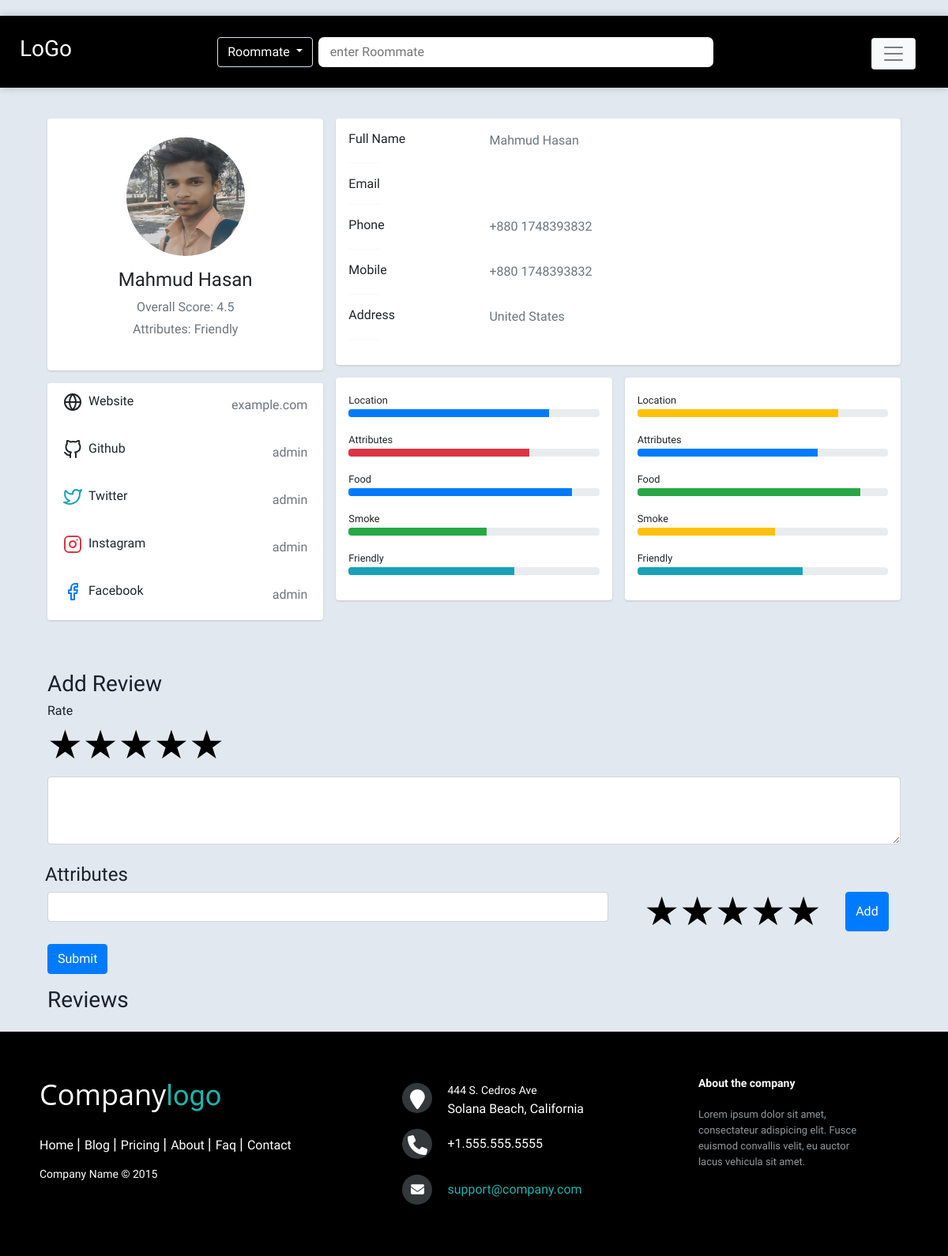
Screenshot of /profile/1 (signed in) with the database file from the repository.
### roommates/models.py (models this page shows, shortened)
class UserProfile(models.Model):
    user = models.OneToOneField('auth.User', on_delete=models.CASCADE, blank=True, null=True)
    full_name = models.CharField(max_length=100, blank=True)
    email = models.EmailField(max_length=100, blank=True)
    phone = models.CharField(max_length=20, blank=True)
    mobile = models.CharField(max_length=20, blank=True)
    address = models.TextField(blank=True)
    photo = models.ImageField(upload_to='profile_photos', blank=True)

class SocialMedia(models.Model):
    user = models.OneToOneField(UserProfile, on_delete=models.CASCADE)
    website = models.CharField(max_length=20, null=True, blank=True)
    github = models.CharField(max_length=20, null=True, blank=True)
    twitter = models.CharField(max_length=20, null=True, blank=True)
    instagram = models.CharField(max_length=20, null=True, blank=True)
    facebook = models.CharField(max_length=20, null=True, blank=True)

### main/views.py (the view)
# urls.py: path('profile/<int:id>', views.profile_view, name="profile_view"),
def profile_view(request, id):
    user = UserProfile.objects.get(id=id)
    all_attributes = Attribute.objects.all()
    attributes = Attribute.objects.filter(author=user)
    return render(request, 'main/roommatedetails.html', {'userp': user, 'attributes': attributes, 'all_attributes': all_attributes})

### templates/main/roommatedetails.html (shortened to what this page needs)
{% extends 'base.html' %}
{% load static %}
{% block style %}
<link rel="stylesheet" href="{% static 'css/roommatedetails.css' %}">
<link rel="stylesheet" href="{% static 'css/rating.css' %}">
{% endblock %}
{% block content %}
<div class="container">
    <div class="main-body mt-4">
        <div class="row gutters-sm">
            <div class="col-md-4 mb-3">
                <div class="card">
                    <div class="card-body">
                        <div class="d-flex flex-column align-items-center text-center py-2">
                            {% if userp.photo %}
                            <img src="{{userp.photo.url}}" alt="Admin" class="rounded-circle" width="150" height="150">
                            {% else %}
                            <img src="https://bootdey.com/img/Content/avatar/avatar7.png" alt="Admin"
                                class="rounded-circle" width="150">
                            {% endif %}
                            <div class="mt-3">
                                <h4>{{userp.full_name}}</h4>
                                <p class="text-secondary mb-1">Overall Score: 4.5</p>
                                <p class="text-muted font-size-sm">Attributes: Friendly</p>
                            </div>
                        </div>
                    </div>
                </div>
                <div class="card mt-3">
                    <ul class="list-group list-group-flush">
                        <li class="list-group-item pb-3 d-flex justify-content-between align-items-center flex-wrap">
                            <h6 class="mb-0 pb-2">Website</h6>
                            <span class="text-secondary">{{userp.socialmedia.website}}</span>
                        </li>
                        <li class="list-group-item pb-3 d-flex justify-content-between align-items-center flex-wrap">
                            <h6 class="mb-0 pb-2">Github</h6>
                            <span class="text-secondary">{{userp.socialmedia.github}}</span>
                        </li>
                        <li class="list-group-item pb-3 d-flex justify-content-between align-items-center flex-wrap">
                            <h6 class="mb-0 pb-2">Twitter</h6>
                            <span class="text-secondary">{{userp.socialmedia.twitter}}</span>
                        </li>
                        <li class="list-group-item pb-3 d-flex justify-content-between align-items-center flex-wrap">
                            <h6 class="mb-0 pb-2">Instagram</h6>
                            <span class="text-secondary">{{userp.socialmedia.instagram}}</span>
                        </li>
                        <li class="list-group-item pb-3 d-flex justify-content-between align-items-center flex-wrap">
                            <h6 class="mb-0 pb-2">Facebook</h6>
                            <span class="text-secondary">{{userp.socialmedia.facebook}}</span>
                        </li>
                    </ul>
                </div>
            </div>
            <div class="col-md-8">
                <div class="card mb-3">
                    <div class="card-body">
                        <div class="row">
                            <div class="col-sm-3">
                                <h6 class="mb-0">Full Name</h6>
                            </div>
                            <div class="col-sm-9 text-secondary">
                                {{userp.full_name}}
                            </div>
                        </div>
                        <hr>
                        <div class="row">
                            <div class="col-sm-3">
                                <h6 class="mb-0">Email</h6>
                            </div>
                            <div class="col-sm-9 text-secondary">
                            </div>
                        </div>
                        <hr>
                        <div class="row">
                            <div class="col-sm-3">
                                <h6 class="mb-0">Phone</h6>
                            </div>
                            <div class="col-sm-9 text-secondary">
                                {% if userp.phone %}{{userp.phone}}
                                {% else %}Not Available{% endif %}
                            </div>
                        </div>
                        <hr>
                        <div class="row">
                            <div class="col-sm-3">
                                <h6 class="mb-0">Mobile</h6>
                            </div>
                            <div class="col-sm-9 text-secondary">
                                {% if userp.phone %}{{userp.mobile}}
                                {% else %}Not Available{% endif %}
                            </div>
                        </div>
                        <hr>
                        <div class="row">
                            <div class="col-sm-3">
                                <h6 class="mb-0">Address</h6>
                            </div>
                            <div class="col-sm-9 mb-0 text-secondary">
                                {% if userp.phone %}{{userp.address}}
                                {% else %}Not Available{% endif %}
                            </div>
                        </div>
                        <hr>
                    </div>
                </div>
                <div class="row gutters-sm">
                    <div class="col-sm-6 mb-3">
                        <div class="card h-100">
                            <div class="card-body">
                                <small>Location</small>
                                <div class="progress mb-3" style="height: 10px">
                                    <div class="progress-bar bg-primary" role="progressbar" style="width: 80%"
                                        aria-valuenow="80" aria-valuemin="0" aria-valuemax="100"></div>
                                </div>
                                <small>Attributes</small>
                                <div class="progress mb-3" style="height: 10px">
                                    <div class="progress-bar bg-danger" role="progressbar" style="width: 72%"
                                        aria-valuenow="72" aria-valuemin="0" aria-valuemax="100"></div>
                                </div>
                                <small>Food</small>
                                <div class="progress mb-3" style="height: 10px">
                                    <div class="progress-bar bg-primary" role="progressbar" style="width: 89%"
                                        aria-valuenow="89" aria-valuemin="0" aria-valuemax="100"></div>
                                </div>
                                <small>Smoke</small>
                                <div class="progress mb-3" style="height: 10px">
                                    <div class="progress-bar bg-success" role="progressbar" style="width: 55%"
                                        aria-valuenow="55" aria-valuemin="0" aria-valuemax="100"></div>
                                </div>
                                <small>Friendly</small>
                                <div class="progress mb-3" style="height: 10px">
                                    <div class="progress-bar bg-info" role="progressbar" style="width: 66%"
                                        aria-valuenow="66" aria-valuemin="0" aria-valuemax="100"></div>
                                </div>
                            </div>
                        </div>
                    </div>
                    <div class="col-sm-6 mb-3">
                        <div class="card h-100">
                            <div class="card-body">
                                <small>Location</small>
                                <div class="progress mb-3" style="height: 10px">
                                    <div class="progress-bar bg-warning" role="progressbar" style="width: 80%"
                                        aria-valuenow="80" aria-valuemin="0" aria-valuemax="100"></div>
                                </div>
                                <small>Attributes</small>
                                <div class="progress mb-3" style="height: 10px">
                                    <div class="progress-bar bg-primary" role="progressbar" style="width: 72%"
                                        aria-valuenow="72" aria-valuemin="0" aria-valuemax="100"></div>
                                </div>
                                <small>Food</small>
                                <div class="progress mb-3" style="height: 10px">
                                    <div class="progress-bar bg-success" role="progressbar" style="width: 89%"
                                        aria-valuenow="89" aria-valuemin="0" aria-valuemax="100"></div>
                                </div>
                                <small>Smoke</small>
                                <div class="progress mb-3" style="height: 10px">
                                    <div class="progress-bar bg-warning" role="progressbar" style="width: 55%"
                                        aria-valuenow="55" aria-valuemin="0" aria-valuemax="100"></div>
                                </div>
                                <small>Friendly</small>
                                <div class="progress mb-3" style="height: 10px">
                                    <div class="progress-bar bg-info" role="progressbar" style="width: 66%"
                                        aria-valuenow="66" aria-valuemin="0" aria-valuemax="100"></div>
                                </div>
                            </div>
                        </div>
                    </div>
                </div>
            </div>
        </div>
        {% if request.user != userp.user and user.is_authenticated %}
        <div class="add-review mt-5">
            <h3>Add Review</h3>
            <form action="{% url 'main:roommate_add_review' userp.id %}" method="post">
                <div class="mb-3">
                    <h6>Rate</h6>
                    <div class="rating">
                        <label>
                          <span class="icon">★</span>
                        </label>
                        <label>
                          <span class="icon">★</span>
                          <span class="icon">★</span>
                        </label>
                        <label>
                          <span class="icon">★</span>
                          <span class="icon">★</span>
                          <span class="icon">★</span>
                        </label>
                        <label>
                          <span class="icon">★</span>
                          <span class="icon">★</span>
                          <span class="icon">★</span>
                          <span class="icon">★</span>
                        </label>
                        <label>
                          <span class="icon">★</span>
                          <span class="icon">★</span>
                          <span class="icon">★</span>
                          <span class="icon">★</span>
                          <span class="icon">★</span>
                        </label>
                    </div>
                    <div class="form-group ">
                        <textarea class="form-control" id="exampleFormControlTextarea1" rows="3"
                            name="review"></textarea>
                    </div>
                    <div class="row">
                        <h4 class="mt-2">Attributes</h4>
                        <div class="col-8">
                            <input type="text" name="" id="attr" list="attributes" class="form-control">
                        </div>
                        <div class="col-4 d-flex justify-content-around">
                            <div class="rating">
                                <label>
                                  <span class="icon">★</span>
                                </label>
                                <label>
                                  <span class="icon">★</span>
                                  <span class="icon">★</span>
                                </label>
                                <label>
                                  <span class="icon">★</span>
                                  <span class="icon">★</span>
                                  <span class="icon">★</span>
                                </label>
                                <label>
                                  <span class="icon">★</span>
                                  <span class="icon">★</span>
                                  <span class="icon">★</span>
                                  <span class="icon">★</span>
                                </label>
                                <label>
                                  <span class="icon">★</span>
                                  <span class="icon">★</span>
                                  <span class="icon">★</span>
                                  <span class="icon">★</span>
                                  <span class="icon">★</span>
                                </label>
                            </div>
                            <button class="btn btn-primary" type="button" onclick="add_attribute()">Add</button>
                        </div>
                    </div>
                </div>
                <button type="submit" class="btn btn-primary">Submit</button>
            </form>
        </div>
        {% else %}
        {% if not user.is_authenticated %}
        <div class="add-review mt-5">
            <h3>Add Review</h3>
            <p class="bg-danger p-2 text-center text-white h5">You need to login to add review</p>
            {% endif %}
        {% endif %}
        <h3 class="mt-3">Reviews</h3>
    </div>
</div>
{% endblock %}

### rows the page displays
UserProfile: photo (picture), full_name "Mahmud Hasan", socialmedia.website "example.com", socialmedia.github "admin", socialmedia.twitter "admin", socialmedia.instagram "admin", socialmedia.facebook "admin", phone "+880 1748393832", mobile "+880 1748393832", address "United States"
